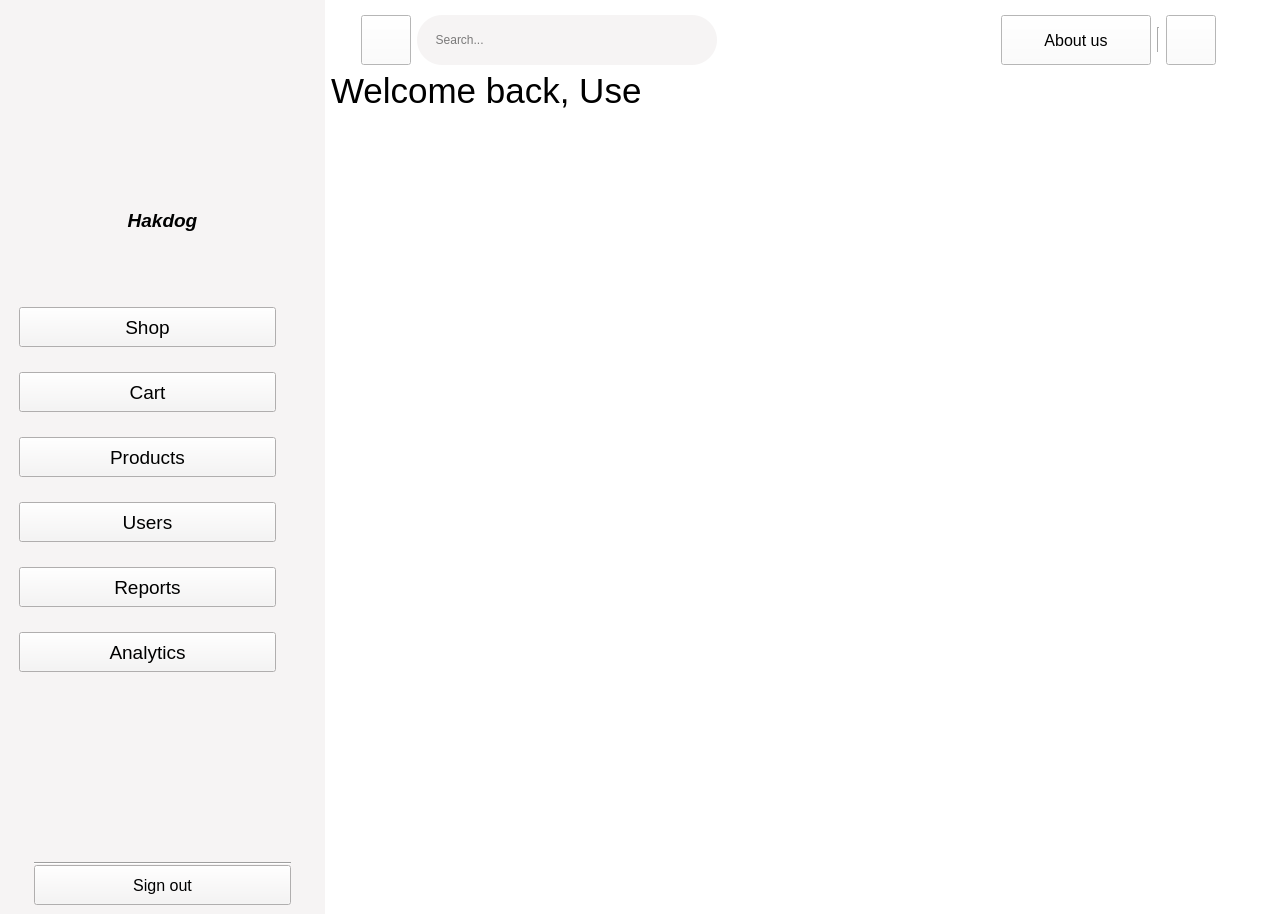
<?xml version="1.0" encoding="UTF-8"?>
<ui version="4.0">
 <class>AdminDashboard</class>
 <widget class="QMainWindow" name="AdminDashboard">
  <property name="geometry">
   <rect>
    <x>0</x>
    <y>0</y>
    <width>1266</width>
    <height>900</height>
   </rect>
  </property>
  <property name="font">
   <font>
    <family>Segoe UI</family>
    <weight>75</weight>
    <italic>true</italic>
    <bold>true</bold>
   </font>
  </property>
  <property name="windowTitle">
   <string>AdminDashboard</string>
  </property>
  <property name="toolTipDuration">
   <number>-1</number>
  </property>
  <property name="layoutDirection">
   <enum>Qt::LeftToRight</enum>
  </property>
  <property name="styleSheet">
   <string notr="true">background-color:#fff;
</string>
  </property>
  <property name="tabShape">
   <enum>QTabWidget::Rounded</enum>
  </property>
  <widget class="QWidget" name="centralwidget">
   <layout class="QGridLayout" name="gridLayout">
    <property name="leftMargin">
     <number>0</number>
    </property>
    <property name="topMargin">
     <number>0</number>
    </property>
    <property name="rightMargin">
     <number>0</number>
    </property>
    <property name="bottomMargin">
     <number>0</number>
    </property>
    <item row="0" column="0" rowspan="3">
     <widget class="QWidget" name="widget_2" native="true">
      <property name="sizePolicy">
       <sizepolicy hsizetype="Preferred" vsizetype="Preferred">
        <horstretch>0</horstretch>
        <verstretch>0</verstretch>
       </sizepolicy>
      </property>
      <property name="minimumSize">
       <size>
        <width>250</width>
        <height>0</height>
       </size>
      </property>
      <property name="maximumSize">
       <size>
        <width>325</width>
        <height>16777215</height>
       </size>
      </property>
      <property name="font">
       <font>
        <pointsize>10</pointsize>
       </font>
      </property>
      <property name="toolTipDuration">
       <number>-1</number>
      </property>
      <property name="styleSheet">
       <string notr="true">background-color: #f6f4f4 ;
</string>
      </property>
      <layout class="QVBoxLayout" name="verticalLayout_4">
       <property name="spacing">
        <number>0</number>
       </property>
       <item>
        <widget class="QLabel" name="label">
         <property name="minimumSize">
          <size>
           <width>240</width>
           <height>200</height>
          </size>
         </property>
         <property name="maximumSize">
          <size>
           <width>450</width>
           <height>200</height>
          </size>
         </property>
         <property name="styleSheet">
          <string notr="true">image: url(:/Icon/logo.png);</string>
         </property>
         <property name="frameShape">
          <enum>QFrame::NoFrame</enum>
         </property>
         <property name="frameShadow">
          <enum>QFrame::Plain</enum>
         </property>
         <property name="text">
          <string/>
         </property>
         <property name="scaledContents">
          <bool>true</bool>
         </property>
        </widget>
       </item>
       <item>
        <widget class="QLabel" name="label_2">
         <property name="font">
          <font>
           <family>Segoe UI</family>
           <pointsize>14</pointsize>
           <weight>75</weight>
           <italic>true</italic>
           <bold>true</bold>
          </font>
         </property>
         <property name="layoutDirection">
          <enum>Qt::LeftToRight</enum>
         </property>
         <property name="styleSheet">
          <string notr="true">background:none;</string>
         </property>
         <property name="text">
          <string>Hakdog</string>
         </property>
         <property name="alignment">
          <set>Qt::AlignCenter</set>
         </property>
        </widget>
       </item>
       <item>
        <layout class="QVBoxLayout" name="verticalLayout_3">
         <property name="spacing">
          <number>0</number>
         </property>
         <property name="topMargin">
          <number>75</number>
         </property>
         <item>
          <layout class="QVBoxLayout" name="verticalLayout">
           <property name="spacing">
            <number>25</number>
           </property>
           <property name="leftMargin">
            <number>10</number>
           </property>
           <property name="rightMargin">
            <number>40</number>
           </property>
           <item>
            <widget class="QPushButton" name="shop_button">
             <property name="minimumSize">
              <size>
               <width>150</width>
               <height>40</height>
              </size>
             </property>
             <property name="maximumSize">
              <size>
               <width>500</width>
               <height>16777215</height>
              </size>
             </property>
             <property name="font">
              <font>
               <family>Segoe UI</family>
               <pointsize>14</pointsize>
               <weight>50</weight>
               <italic>false</italic>
               <bold>false</bold>
               <strikeout>false</strikeout>
              </font>
             </property>
             <property name="mouseTracking">
              <bool>true</bool>
             </property>
             <property name="tabletTracking">
              <bool>true</bool>
             </property>
             <property name="layoutDirection">
              <enum>Qt::LeftToRight</enum>
             </property>
             <property name="styleSheet">
              <string notr="true">QPushButton {
 background-color: #f6f4f4;
border-radius:17px;
color:black;
padding-right:98px;
}
QPushButton#quit_button {
   background-color: green;
}
QPushButton::pressed {
background-color: #fff;
}
QpushButton{
border: 2px solid #555;
    border-radius: 20px;
    border-style: outset;
border-width:200px;
    
}
QPushButton:hover {
   background-color: #81cdc6;
   transition: background-color 0.5s cubic-bezier(0.4, 0, 0.2, 1);
color:#fff;
}

shoppingbag:hover{
color:#fff;
background-repeat:no-repeat;
}

border:none;
</string>
             </property>
             <property name="text">
              <string>Shop</string>
             </property>
             <property name="icon">
              <iconset resource="logo.qrc">
               <normaloff>:/Shop/shopping-bag.png</normaloff>
               <normalon>:/Shop/white_bag.png</normalon>:/Shop/shopping-bag.png</iconset>
             </property>
             <property name="iconSize">
              <size>
               <width>20</width>
               <height>20</height>
              </size>
             </property>
            </widget>
           </item>
           <item>
            <widget class="QPushButton" name="cart_button">
             <property name="minimumSize">
              <size>
               <width>150</width>
               <height>40</height>
              </size>
             </property>
             <property name="maximumSize">
              <size>
               <width>500</width>
               <height>16777215</height>
              </size>
             </property>
             <property name="font">
              <font>
               <family>Segoe UI</family>
               <pointsize>14</pointsize>
               <weight>50</weight>
               <italic>false</italic>
               <bold>false</bold>
               <strikeout>false</strikeout>
              </font>
             </property>
             <property name="mouseTracking">
              <bool>true</bool>
             </property>
             <property name="tabletTracking">
              <bool>true</bool>
             </property>
             <property name="layoutDirection">
              <enum>Qt::LeftToRight</enum>
             </property>
             <property name="styleSheet">
              <string notr="true">QPushButton {
 background-color: #f6f4f4;
border-radius:17px;
color:black;
padding-right:106px;
}
QPushButton#quit_button {
   background-color: green;
}
QPushButton::pressed {
background-color: #fff;
}
QpushButton{
border: 2px solid #555;
    border-radius: 20px;
    border-style: outset;
border-width:200px;
    
}
QPushButton:hover {
   background-color: #81cdc6;
   transition: background-color 0.5s cubic-bezier(0.4, 0, 0.2, 1);
color:#fff;
}

border:none;
</string>
             </property>
             <property name="text">
              <string>Cart</string>
             </property>
             <property name="icon">
              <iconset resource="logo.qrc">
               <normaloff>:/Cart/cart.png</normaloff>:/Cart/cart.png</iconset>
             </property>
             <property name="iconSize">
              <size>
               <width>22</width>
               <height>22</height>
              </size>
             </property>
            </widget>
           </item>
           <item>
            <widget class="QPushButton" name="products_button">
             <property name="minimumSize">
              <size>
               <width>150</width>
               <height>40</height>
              </size>
             </property>
             <property name="maximumSize">
              <size>
               <width>500</width>
               <height>16777215</height>
              </size>
             </property>
             <property name="font">
              <font>
               <family>Segoe UI</family>
               <pointsize>14</pointsize>
               <weight>50</weight>
               <italic>false</italic>
               <bold>false</bold>
               <strikeout>false</strikeout>
              </font>
             </property>
             <property name="mouseTracking">
              <bool>true</bool>
             </property>
             <property name="tabletTracking">
              <bool>true</bool>
             </property>
             <property name="layoutDirection">
              <enum>Qt::LeftToRight</enum>
             </property>
             <property name="styleSheet">
              <string notr="true">QPushButton {
 background-color: #f6f4f4;
border-radius:17px;
color:black;
padding-right:73px;
}
QPushButton#quit_button {
   background-color: green;
}
QPushButton::pressed {
background-color: #fff;
}
QpushButton{
border: 2px solid #555;
    border-radius: 20px;
    border-style: outset;
border-width:200px;
    
}
QPushButton:hover {
   background-color: #81cdc6;
   transition: background-color 0.5s cubic-bezier(0.4, 0, 0.2, 1);
color:#fff;
}

border:none;
</string>
             </property>
             <property name="text">
              <string>Products</string>
             </property>
             <property name="icon">
              <iconset resource="logo.qrc">
               <normaloff>:/Tools/products.png</normaloff>:/Tools/products.png</iconset>
             </property>
             <property name="iconSize">
              <size>
               <width>20</width>
               <height>20</height>
              </size>
             </property>
            </widget>
           </item>
           <item>
            <widget class="QPushButton" name="loginButton_4">
             <property name="minimumSize">
              <size>
               <width>150</width>
               <height>40</height>
              </size>
             </property>
             <property name="maximumSize">
              <size>
               <width>500</width>
               <height>16777215</height>
              </size>
             </property>
             <property name="font">
              <font>
               <family>Segoe UI</family>
               <pointsize>14</pointsize>
               <weight>50</weight>
               <italic>false</italic>
               <bold>false</bold>
               <strikeout>false</strikeout>
              </font>
             </property>
             <property name="mouseTracking">
              <bool>true</bool>
             </property>
             <property name="tabletTracking">
              <bool>true</bool>
             </property>
             <property name="layoutDirection">
              <enum>Qt::LeftToRight</enum>
             </property>
             <property name="styleSheet">
              <string notr="true">QPushButton {
 background-color: #f6f4f4;
border-radius:17px;
color:black;
padding-right:95px;
}
QPushButton#quit_button {
   background-color: green;
}
QPushButton::pressed {
background-color: #fff;
}
QpushButton{
border: 2px solid #555;
    border-radius: 20px;
    border-style: outset;
border-width:200px;
    
}
QPushButton:hover {
   background-color: #81cdc6;
   transition: background-color 0.5s cubic-bezier(0.4, 0, 0.2, 1);
color:#fff;
}

border:none;
</string>
             </property>
             <property name="text">
              <string>Users</string>
             </property>
             <property name="icon">
              <iconset resource="logo.qrc">
               <normaloff>:/user/user.png</normaloff>:/user/user.png</iconset>
             </property>
             <property name="iconSize">
              <size>
               <width>22</width>
               <height>22</height>
              </size>
             </property>
            </widget>
           </item>
           <item>
            <widget class="QPushButton" name="loginButton_5">
             <property name="minimumSize">
              <size>
               <width>150</width>
               <height>40</height>
              </size>
             </property>
             <property name="maximumSize">
              <size>
               <width>500</width>
               <height>16777215</height>
              </size>
             </property>
             <property name="font">
              <font>
               <family>Segoe UI</family>
               <pointsize>14</pointsize>
               <weight>50</weight>
               <italic>false</italic>
               <bold>false</bold>
               <strikeout>false</strikeout>
              </font>
             </property>
             <property name="mouseTracking">
              <bool>true</bool>
             </property>
             <property name="tabletTracking">
              <bool>true</bool>
             </property>
             <property name="layoutDirection">
              <enum>Qt::LeftToRight</enum>
             </property>
             <property name="styleSheet">
              <string notr="true">QPushButton {
 background-color: #f6f4f4;
border-radius:17px;
color:black;
padding-right:80px;
}
QPushButton#quit_button {
   background-color: green;
}
QPushButton::pressed {
background-color: #fff;
}
QpushButton{
border: 2px solid #555;
    border-radius: 20px;
    border-style: outset;
border-width:200px;
    
}
QPushButton:hover {
   background-color: #81cdc6;
   transition: background-color 0.5s cubic-bezier(0.4, 0, 0.2, 1);
color:#fff;
}

border:none;
</string>
             </property>
             <property name="text">
              <string>Reports</string>
             </property>
             <property name="icon">
              <iconset resource="logo.qrc">
               <normaloff>:/reports/reports.png</normaloff>:/reports/reports.png</iconset>
             </property>
             <property name="iconSize">
              <size>
               <width>20</width>
               <height>20</height>
              </size>
             </property>
            </widget>
           </item>
           <item>
            <widget class="QPushButton" name="loginButton_6">
             <property name="minimumSize">
              <size>
               <width>150</width>
               <height>40</height>
              </size>
             </property>
             <property name="maximumSize">
              <size>
               <width>500</width>
               <height>16777215</height>
              </size>
             </property>
             <property name="font">
              <font>
               <family>Segoe UI</family>
               <pointsize>14</pointsize>
               <weight>50</weight>
               <italic>false</italic>
               <bold>false</bold>
               <strikeout>false</strikeout>
              </font>
             </property>
             <property name="mouseTracking">
              <bool>true</bool>
             </property>
             <property name="tabletTracking">
              <bool>true</bool>
             </property>
             <property name="layoutDirection">
              <enum>Qt::LeftToRight</enum>
             </property>
             <property name="styleSheet">
              <string notr="true">QPushButton {
 background-color: #f6f4f4;
border-radius:17px;
color:black;
padding-right:70px;
}
QPushButton#quit_button {
   background-color: green;
}
QPushButton::pressed {
background-color: #fff;
}
QpushButton{
border: 2px solid #555;
    border-radius: 20px;
    border-style: outset;
border-width:200px;
    
}
QPushButton:hover {
   background-color: #81cdc6;
   transition: background-color 0.5s cubic-bezier(0.4, 0, 0.2, 1);
color:#fff;
}

border:none;
</string>
             </property>
             <property name="text">
              <string>Analytics</string>
             </property>
             <property name="icon">
              <iconset resource="logo.qrc">
               <normaloff>:/analytics/analytics.png</normaloff>:/analytics/analytics.png</iconset>
             </property>
             <property name="iconSize">
              <size>
               <width>20</width>
               <height>20</height>
              </size>
             </property>
            </widget>
           </item>
          </layout>
         </item>
         <item>
          <layout class="QVBoxLayout" name="verticalLayout_2">
           <property name="leftMargin">
            <number>25</number>
           </property>
           <property name="topMargin">
            <number>190</number>
           </property>
           <property name="rightMargin">
            <number>25</number>
           </property>
           <item>
            <widget class="Line" name="line_2">
             <property name="styleSheet">
              <string notr="true">background-color:none;</string>
             </property>
             <property name="orientation">
              <enum>Qt::Horizontal</enum>
             </property>
            </widget>
           </item>
           <item>
            <widget class="QPushButton" name="loginButton_9">
             <property name="minimumSize">
              <size>
               <width>100</width>
               <height>40</height>
              </size>
             </property>
             <property name="maximumSize">
              <size>
               <width>300</width>
               <height>16777215</height>
              </size>
             </property>
             <property name="font">
              <font>
               <family>Segoe UI</family>
               <pointsize>12</pointsize>
               <weight>50</weight>
               <italic>false</italic>
               <bold>false</bold>
               <strikeout>false</strikeout>
              </font>
             </property>
             <property name="mouseTracking">
              <bool>true</bool>
             </property>
             <property name="tabletTracking">
              <bool>true</bool>
             </property>
             <property name="layoutDirection">
              <enum>Qt::LeftToRight</enum>
             </property>
             <property name="styleSheet">
              <string notr="true">QPushButton {
 background-color: #f6f4f4;
border-radius:13px;
color: #636363;
;
}
QPushButton#quit_button {
   background-color: green;
}
QPushButton::pressed {
background-color: #fff;
}
QpushButton{
border: 2px solid #555;
    border-radius: 20px;
    border-style: outset;
border-width:200px;
    
}
QPushButton:hover {
   background-color: #81cdc6;
   transition: background-color 0.5s cubic-bezier(0.4, 0, 0.2, 1);
color:#fff;
}

shoppingbag:hover{
color:#fff;
background-repeat:no-repeat;
}

border:none;
</string>
             </property>
             <property name="text">
              <string>Sign out</string>
             </property>
             <property name="icon">
              <iconset>
               <normaloff>:/logout/logout.png</normaloff>:/logout/logout.png</iconset>
             </property>
             <property name="iconSize">
              <size>
               <width>25</width>
               <height>25</height>
              </size>
             </property>
            </widget>
           </item>
          </layout>
         </item>
        </layout>
       </item>
      </layout>
     </widget>
    </item>
    <item row="0" column="1" colspan="2">
     <layout class="QHBoxLayout" name="horizontalLayout_3">
      <property name="leftMargin">
       <number>30</number>
      </property>
      <property name="topMargin">
       <number>15</number>
      </property>
      <property name="rightMargin">
       <number>50</number>
      </property>
      <item>
       <layout class="QHBoxLayout" name="horizontalLayout_2">
        <item>
         <widget class="QPushButton" name="loginButton_10">
          <property name="minimumSize">
           <size>
            <width>50</width>
            <height>50</height>
           </size>
          </property>
          <property name="maximumSize">
           <size>
            <width>50</width>
            <height>50</height>
           </size>
          </property>
          <property name="font">
           <font>
            <family>Segoe UI</family>
            <pointsize>14</pointsize>
            <weight>50</weight>
            <italic>false</italic>
            <bold>false</bold>
            <strikeout>false</strikeout>
           </font>
          </property>
          <property name="mouseTracking">
           <bool>true</bool>
          </property>
          <property name="tabletTracking">
           <bool>true</bool>
          </property>
          <property name="layoutDirection">
           <enum>Qt::LeftToRight</enum>
          </property>
          <property name="styleSheet">
           <string notr="true">QPushButton {
 background-color: #f6f4f4;
border-radius:25px;
color:black;
;
}
QPushButton#quit_button {
   background-color: green;
}
QPushButton::pressed {
background-color: #fff;
}
QpushButton{
border: 2px solid #555;
    border-radius: 20px;
    border-style: outset;
border-width:200px;
    
}
QPushButton:hover {
   background-color: #81cdc6;
   transition: background-color 0.5s cubic-bezier(0.4, 0, 0.2, 1);
color:#fff;
}

shoppingbag:hover{
color:#fff;
background-repeat:no-repeat;
}

border:none;
</string>
          </property>
          <property name="text">
           <string/>
          </property>
          <property name="icon">
           <iconset resource="logo.qrc">
            <normaloff>:/search/search.png</normaloff>:/search/search.png</iconset>
          </property>
          <property name="iconSize">
           <size>
            <width>20</width>
            <height>20</height>
           </size>
          </property>
         </widget>
        </item>
        <item>
         <widget class="QLineEdit" name="lineEdit">
          <property name="minimumSize">
           <size>
            <width>300</width>
            <height>50</height>
           </size>
          </property>
          <property name="maximumSize">
           <size>
            <width>650</width>
            <height>75</height>
           </size>
          </property>
          <property name="layoutDirection">
           <enum>Qt::LeftToRight</enum>
          </property>
          <property name="styleSheet">
           <string notr="true">border-radius:25px;
padding-right:10px;
padding-left:10px;
background-color:#f6f4f4;
</string>
          </property>
          <property name="text">
           <string/>
          </property>
          <property name="cursorPosition">
           <number>0</number>
          </property>
          <property name="dragEnabled">
           <bool>false</bool>
          </property>
          <property name="placeholderText">
           <string>  Search...</string>
          </property>
          <property name="cursorMoveStyle">
           <enum>Qt::LogicalMoveStyle</enum>
          </property>
         </widget>
        </item>
       </layout>
      </item>
      <item>
       <spacer name="horizontalSpacer">
        <property name="orientation">
         <enum>Qt::Horizontal</enum>
        </property>
        <property name="sizeHint" stdset="0">
         <size>
          <width>40</width>
          <height>20</height>
         </size>
        </property>
       </spacer>
      </item>
      <item>
       <layout class="QHBoxLayout" name="horizontalLayout">
        <item>
         <widget class="QPushButton" name="loginButton_7">
          <property name="minimumSize">
           <size>
            <width>150</width>
            <height>50</height>
           </size>
          </property>
          <property name="maximumSize">
           <size>
            <width>150</width>
            <height>50</height>
           </size>
          </property>
          <property name="font">
           <font>
            <family>Segoe UI</family>
            <pointsize>12</pointsize>
            <weight>50</weight>
            <italic>false</italic>
            <bold>false</bold>
            <strikeout>false</strikeout>
           </font>
          </property>
          <property name="mouseTracking">
           <bool>true</bool>
          </property>
          <property name="tabletTracking">
           <bool>true</bool>
          </property>
          <property name="layoutDirection">
           <enum>Qt::LeftToRight</enum>
          </property>
          <property name="styleSheet">
           <string notr="true">QPushButton {
 background-color: #f6f4f4;
border-radius:25px;
color:black;
;
}
QPushButton#quit_button {
   background-color: green;
}
QPushButton::pressed {
background-color: #fff;
}
QpushButton{
border: 2px solid #555;
    border-radius: 20px;
    border-style: outset;
border-width:200px;
    
}
QPushButton:hover {
   background-color: #81cdc6;
   transition: background-color 0.5s cubic-bezier(0.4, 0, 0.2, 1);
color:#fff;
}

shoppingbag:hover{
color:#fff;
background-repeat:no-repeat;
}

border:none;
</string>
          </property>
          <property name="text">
           <string>About us</string>
          </property>
          <property name="icon">
           <iconset>
            <normaloff>:/Help/help.png</normaloff>:/Help/help.png</iconset>
          </property>
          <property name="iconSize">
           <size>
            <width>30</width>
            <height>30</height>
           </size>
          </property>
         </widget>
        </item>
        <item>
         <widget class="Line" name="line">
          <property name="sizePolicy">
           <sizepolicy hsizetype="Fixed" vsizetype="Minimum">
            <horstretch>0</horstretch>
            <verstretch>25</verstretch>
           </sizepolicy>
          </property>
          <property name="minimumSize">
           <size>
            <width>0</width>
            <height>25</height>
           </size>
          </property>
          <property name="maximumSize">
           <size>
            <width>16777215</width>
            <height>25</height>
           </size>
          </property>
          <property name="font">
           <font>
            <family>Segoe UI</family>
            <weight>75</weight>
            <bold>true</bold>
           </font>
          </property>
          <property name="orientation">
           <enum>Qt::Vertical</enum>
          </property>
         </widget>
        </item>
        <item>
         <widget class="QPushButton" name="loginButton_8">
          <property name="minimumSize">
           <size>
            <width>50</width>
            <height>50</height>
           </size>
          </property>
          <property name="maximumSize">
           <size>
            <width>50</width>
            <height>50</height>
           </size>
          </property>
          <property name="font">
           <font>
            <family>Segoe UI</family>
            <pointsize>14</pointsize>
            <weight>50</weight>
            <italic>false</italic>
            <bold>false</bold>
            <strikeout>false</strikeout>
           </font>
          </property>
          <property name="mouseTracking">
           <bool>true</bool>
          </property>
          <property name="tabletTracking">
           <bool>true</bool>
          </property>
          <property name="layoutDirection">
           <enum>Qt::LeftToRight</enum>
          </property>
          <property name="styleSheet">
           <string notr="true">QPushButton {
 background-color: #f6f4f4;
border-radius:25px;
color:black;
;
}
QPushButton#quit_button {
   background-color: green;
}
QPushButton::pressed {
background-color: #fff;
}
QpushButton{
border: 2px solid #555;
    border-radius: 20px;
    border-style: outset;
border-width:200px;
    
}
QPushButton:hover {
   background-color: #81cdc6;
   transition: background-color 0.5s cubic-bezier(0.4, 0, 0.2, 1);
color:#fff;
}

shoppingbag:hover{
color:#fff;
background-repeat:no-repeat;
}

border:none;
</string>
          </property>
          <property name="text">
           <string/>
          </property>
          <property name="icon">
           <iconset resource="logo.qrc">
            <normaloff>:/Info/info.png</normaloff>:/Info/info.png</iconset>
          </property>
          <property name="iconSize">
           <size>
            <width>20</width>
            <height>20</height>
           </size>
          </property>
         </widget>
        </item>
       </layout>
      </item>
     </layout>
    </item>
    <item row="2" column="2">
     <spacer name="verticalSpacer">
      <property name="orientation">
       <enum>Qt::Vertical</enum>
      </property>
      <property name="sizeHint" stdset="0">
       <size>
        <width>20</width>
        <height>783</height>
       </size>
      </property>
     </spacer>
    </item>
    <item row="1" column="1">
     <widget class="QLabel" name="label_4">
      <property name="maximumSize">
       <size>
        <width>312</width>
        <height>47</height>
       </size>
      </property>
      <property name="font">
       <font>
        <family>Segoe UI</family>
        <pointsize>26</pointsize>
       </font>
      </property>
      <property name="text">
       <string>Welcome back, User</string>
      </property>
     </widget>
    </item>
   </layout>
  </widget>
 </widget>
 <resources>
  <include location="logo.qrc"/>
 </resources>
 <connections/>
</ui>
